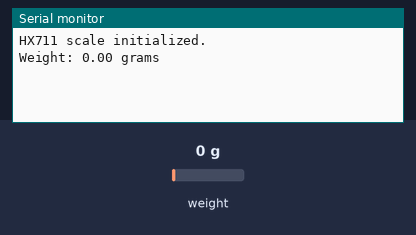
The sketch below on a simulated Arduino Uno, built with avr-gcc and run on an emulated ATmega328P. On the bench: the last lines printed to the serial monitor. Inputs (shaded band) come from the test bench; at power-on: weight on the scale 0 g.

Above: at 2.2 s.
2.3 s: weight on the scale set to 100 g
At 4.6 s:
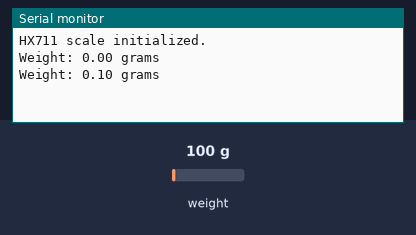
4.8 s: weight on the scale set to 1250 g
At 6.5 s:
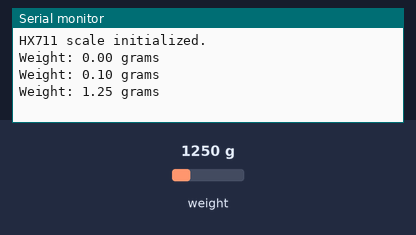
Timing chart, 0 to 8.0 s (numbered marks = the images above; inputs shaded):
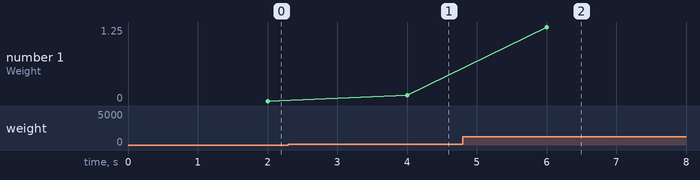

The sketch:

sketch_a.ino
```cpp
#include <HX711.h>

// Declare HX711 object
HX711 hx;

// Declare other variables
const int dout_pin = 0;  // GPIO 0 corresponds to D3 on some boards
const int sck_pin = 4;   // GPIO 4 corresponds to D2 on some boards
const int calibration_factor = -7050;  // Adjust as neededd
const int threshold = 100;  // Threshold for weight in grams

void setup() {
  // Initialize Serial Monitor
  Serial.begin(115200);

  // Initialize HX711
  hx.begin(dout_pin, sck_pin);
  hx.set_scale(calibration_factor);
  hx.tare();  // Reset the scale to 0

  Serial.println("HX711 scale initialized.");
}

void loop() {
  // Read weight
  float weight = hx.get_units(10);  // Average of 10 readings

  Serial.print("Weight: ");
  Serial.print(weight);
  Serial.println(" grams");

  delay(1000);  // 1-second delay between readings
}
```

Measured:
- after the input at 2.3 s, the serial monitor: prints a new line after 1.7 s (image 1)
- after the input at 4.8 s, the serial monitor: prints a new line after 1.2 s (image 2)
- plotted number 1: 0 → 0.1 after the input at 2.3 s, 0.1 → 1.25 after the input at 4.8 s
